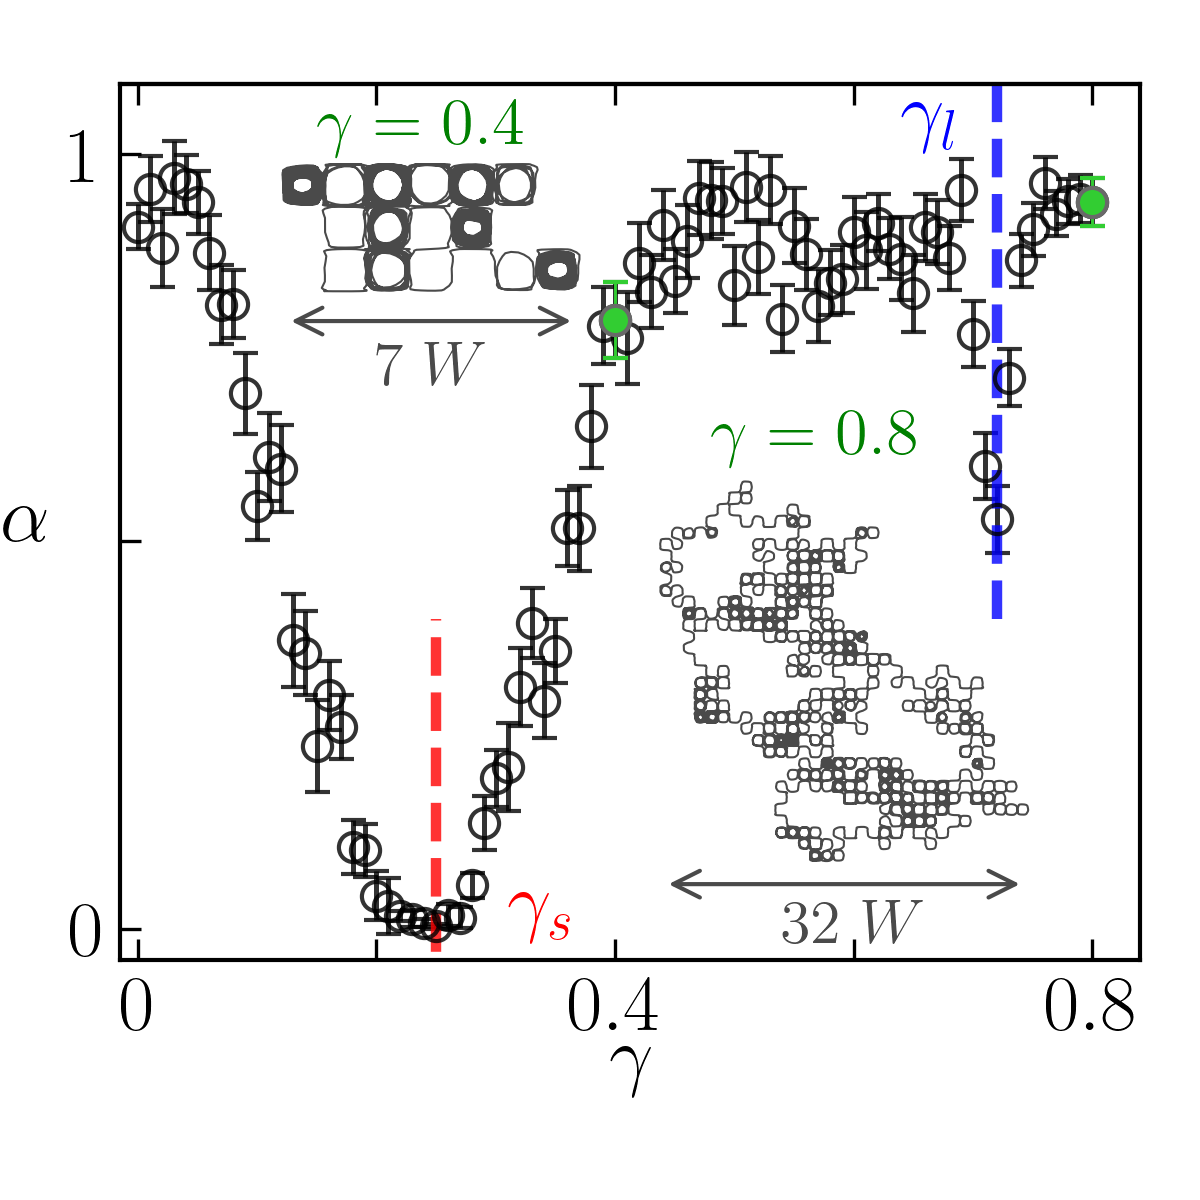

Reproduce this figure in Python.
# Plot script for figure 4e.

import matplotlib.pyplot as plt
import sys
from pathlib import Path

ROOT = Path(__file__).resolve().parents[1]
sys.path.insert(0, str(ROOT))
from paperfig import *
from matplotlib.patches import FancyArrowPatch


def plot_fig4e():
    # ----------------------------
    # Settings 
    # ----------------------------
    fontsize = 19
    ms = 7
    mew = 1
    lw = 1.2
    cap = 3
    left, bottom = 0.1, 0.2
    top = 0.93

    setup_style(
        fontsize=fontsize,
        font="Helvetica",
        usetex="auto",
        axes_lw=1.0,
        lines_lw=0.1,
        tick_size=5.0,
    )

    fig, ax = plt.subplots(figsize=(4, 4.0), dpi=150)

    data_dir = ROOT / "figure4" / "data_fig4e"

    # ----------------------------
    # Load final exported data
    # ----------------------------
    nu_file = data_dir / "alpha_gamma.txt"
    traj_sub_file = data_dir / "traj_gamma_0.40.txt"
    traj_diff_file = data_dir / "traj_gamma_0.80.txt"

    data = np.loadtxt(nu_file, delimiter=",", skiprows=1)
    data_sub = np.loadtxt(traj_sub_file, delimiter=",", skiprows=1)
    data_diff = np.loadtxt(traj_diff_file, delimiter=",", skiprows=1)

    # main curve
    ax.errorbar(
        data[:, 0], data[:, 1], data[:, 2],
        ls="none", mew=mew, mfc="none", color="k",
        marker="o", markersize=ms,
        linewidth=lw, capsize=cap, alpha=0.8
    )

    idx_sub = np.where(np.isclose(data[:, 0], 0.4))[0]
    idx_diff = np.where(np.isclose(data[:, 0], 0.8))[0]

    ax.errorbar(
        data[idx_sub, 0], data[idx_sub, 1], data[idx_sub, 2],
        ls="none", mec="dimgrey", marker="o", color="limegreen",
        markersize=ms, linewidth=max(lw - 0.5, 0.5), capsize=cap, alpha=1, zorder=10
    )
    ax.errorbar(
        data[idx_diff, 0], data[idx_diff, 1], data[idx_diff, 2],
        ls="none", mec="dimgrey", marker="o", color="limegreen",
        markersize=ms, linewidth=max(lw - 0.5, 0.5), capsize=cap, alpha=1, zorder=10
    )

    ax.set_xlabel(r"$\gamma$", fontsize=fontsize, labelpad=-5)
    ax.set_ylabel(r"$\alpha$", fontsize=fontsize, labelpad=10, rotation=0, va="center")

    inset_line_color = "#4A4A4A"
    axis_bool = "off"

    # -----------------
    # Insets 
    # -----------------
    sub_ax1 = ax.inset_axes([0.145, 0.63, 0.32, 0.32])
    sub_ax1.set_aspect(1)
    sub_ax1.plot(data_sub[:, 0], data_sub[:, 1], lw=0.5, color=inset_line_color)
    sub_ax1.axis(axis_bool)

    dis1 = 0.7
    arrow1 = FancyArrowPatch(
        (np.min(data_sub[:, 0]), np.min(data_sub[:, 1]) - dis1),
        (np.max(data_sub[:, 0]), np.min(data_sub[:, 1]) - dis1),
        arrowstyle="<->", mutation_scale=16, color=inset_line_color
    )
    sub_ax1.add_patch(arrow1)
    sub_ax1.set_ylim(-4, 1.1)

    sub_ax2 = ax.inset_axes([0.46, 0.06, 0.5, 0.5])
    sub_ax2.set_aspect(1)
    sub_ax2.plot(data_diff[:, 0], data_diff[:, 1], lw=0.5, color=inset_line_color)
    sub_ax2.axis(axis_bool)

    dis2 = 2
    arrow2 = FancyArrowPatch(
        (np.min(data_diff[:, 0]), np.min(data_diff[:, 1]) - dis2),
        (np.max(data_diff[:, 0]), np.min(data_diff[:, 1]) - dis2),
        arrowstyle="<->", mutation_scale=16, color=inset_line_color
    )
    sub_ax2.add_patch(arrow2)
    sub_ax2.set_ylim(-18, 20)

    # texts
    ax.text(0.2, 0.7, r"$7 \ W$", fontsize=fontsize - 4, color=inset_line_color)
    ax.text(0.54, -0.02, r"$32 \ W$", fontsize=fontsize - 4, color=inset_line_color)
    ax.text(0.15, 1.01, r"$\gamma = 0.4$", fontsize=fontsize - 3, color="green")
    ax.text(0.48, 0.61, r"$\gamma = 0.8$", fontsize=fontsize - 3, color="green")

    # ticks/limits
    ax.set_xticks([0, 0.2, 0.4, 0.6, 0.8])
    ax.set_yticks([0, 0.5, 1])
    ax.set_yticklabels([r"$0$", "", r"$1$"])
    ax.set_xticklabels([r"$0$", "", r"$0.4$", "", r"$0.8$"])
    ax.set_xlim([-0.015, 0.84])
    ax.set_ylim([-0.04, 1.09])

    # special markers
    ax.vlines(0.25, -0.1, 0.4, ls="--", lw=2.5, color="r", alpha=0.8)
    ax.vlines(0.72, 0.4, 1.2, ls="--", lw=2.5, color="b", alpha=0.8)

    ax_top = ax.secondary_xaxis("top")
    ax_top.set_xticks([0, 0.2, 0.4, 0.6, 0.8])
    ax_top.set_xticklabels([])

    ax.text(0.31, 0.0, r"$\gamma_s$", color="r", fontsize=fontsize)
    ax.text(0.64, 1.02, r"$\gamma_l$", color="b", fontsize=fontsize)

    fig.subplots_adjust(left=left, bottom=bottom, top=top, right=0.95)

    if save_bool:
        save_path = ROOT / "figure4" / "fig4e.png"
        plt.savefig(save_path, dpi=300)
    else:
        plt.show()


if __name__ == "__main__":
    save_bool = True
    plot_fig4e()